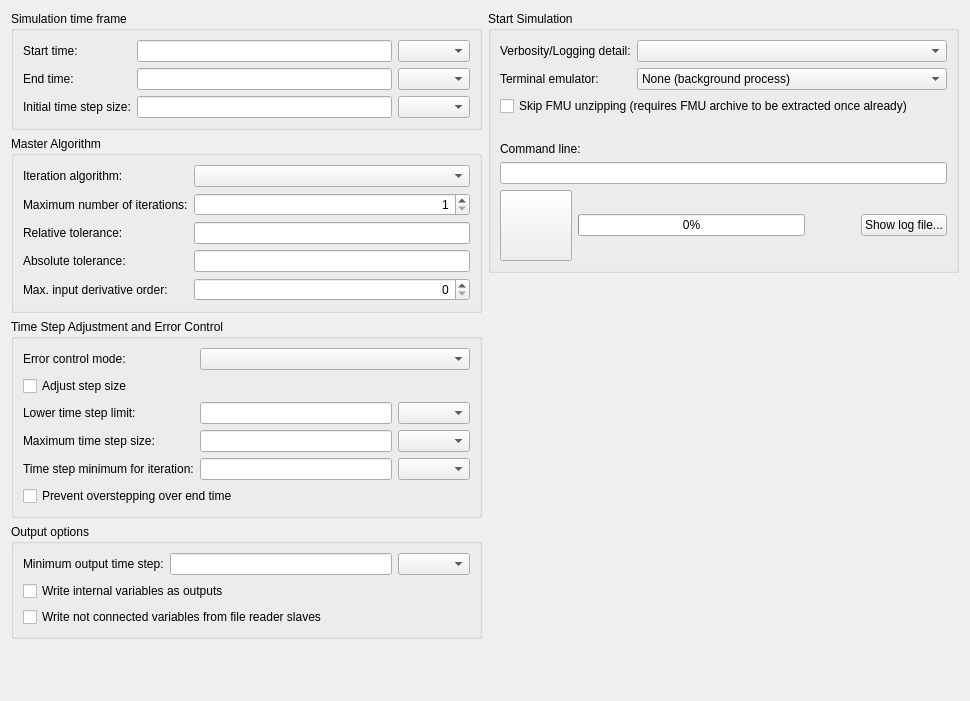
<?xml version="1.0" encoding="UTF-8"?>
<ui version="4.0">
 <class>MSIMViewSimulation</class>
 <widget class="QWidget" name="MSIMViewSimulation">
  <property name="geometry">
   <rect>
    <x>0</x>
    <y>0</y>
    <width>970</width>
    <height>701</height>
   </rect>
  </property>
  <property name="windowTitle">
   <string>Form</string>
  </property>
  <layout class="QGridLayout" name="gridLayout_6">
   <item row="0" column="0" rowspan="2">
    <layout class="QVBoxLayout" name="verticalLayout">
     <item>
      <widget class="QGroupBox" name="groupBox">
       <property name="title">
        <string>Simulation time frame</string>
       </property>
       <layout class="QGridLayout" name="gridLayout_2">
        <item row="0" column="2">
         <widget class="QComboBox" name="comboBoxStartTimeUnit"/>
        </item>
        <item row="1" column="2">
         <widget class="QComboBox" name="comboBoxEndTimeUnit"/>
        </item>
        <item row="1" column="1">
         <widget class="QLineEdit" name="lineEditEndTime"/>
        </item>
        <item row="1" column="0">
         <widget class="QLabel" name="label_2">
          <property name="text">
           <string>End time:</string>
          </property>
         </widget>
        </item>
        <item row="0" column="1">
         <widget class="QLineEdit" name="lineEditStartTime"/>
        </item>
        <item row="0" column="0">
         <widget class="QLabel" name="label">
          <property name="text">
           <string>Start time:</string>
          </property>
         </widget>
        </item>
        <item row="2" column="0">
         <widget class="QLabel" name="label_15">
          <property name="text">
           <string>Initial time step size:</string>
          </property>
         </widget>
        </item>
        <item row="2" column="1">
         <widget class="QLineEdit" name="lineEditDtStart"/>
        </item>
        <item row="2" column="2">
         <widget class="QComboBox" name="comboBoxDtStartUnit"/>
        </item>
       </layout>
      </widget>
     </item>
     <item>
      <widget class="QGroupBox" name="groupBox_2">
       <property name="title">
        <string>Master Algorithm</string>
       </property>
       <layout class="QGridLayout" name="gridLayout_4">
        <item row="0" column="0">
         <widget class="QLabel" name="label_4">
          <property name="text">
           <string>Iteration algorithm:</string>
          </property>
         </widget>
        </item>
        <item row="0" column="1">
         <widget class="QComboBox" name="comboBoxMasterAlgorithm"/>
        </item>
        <item row="1" column="0">
         <widget class="QLabel" name="label_5">
          <property name="toolTip">
           <string>A value of 1 disables iteration</string>
          </property>
          <property name="text">
           <string>Maximum number of iterations:</string>
          </property>
         </widget>
        </item>
        <item row="1" column="1">
         <widget class="QSpinBox" name="spinBoxMaxIteration">
          <property name="alignment">
           <set>Qt::AlignmentFlag::AlignRight|Qt::AlignmentFlag::AlignTrailing|Qt::AlignmentFlag::AlignVCenter</set>
          </property>
          <property name="minimum">
           <number>1</number>
          </property>
          <property name="maximum">
           <number>100</number>
          </property>
         </widget>
        </item>
        <item row="2" column="0">
         <widget class="QLabel" name="label_6">
          <property name="text">
           <string>Relative tolerance:</string>
          </property>
         </widget>
        </item>
        <item row="2" column="1">
         <widget class="QLineEdit" name="lineEditRelTol"/>
        </item>
        <item row="3" column="0">
         <widget class="QLabel" name="label_7">
          <property name="text">
           <string>Absolute tolerance:</string>
          </property>
         </widget>
        </item>
        <item row="3" column="1">
         <widget class="QLineEdit" name="lineEditAbsTol"/>
        </item>
        <item row="4" column="0">
         <widget class="QLabel" name="labelMaxInputDerivativeOrder">
          <property name="toolTip">
           <string>Maximum order of output derivatives passed to inputs of FMUs that can interpolate inputs. A value of 0 disables passing of derivatives.</string>
          </property>
          <property name="text">
           <string>Max. input derivative order:</string>
          </property>
         </widget>
        </item>
        <item row="4" column="1">
         <widget class="QSpinBox" name="spinBoxMaxInputDerivativeOrder">
          <property name="alignment">
           <set>Qt::AlignmentFlag::AlignRight|Qt::AlignmentFlag::AlignTrailing|Qt::AlignmentFlag::AlignVCenter</set>
          </property>
          <property name="minimum">
           <number>0</number>
          </property>
          <property name="maximum">
           <number>3</number>
          </property>
         </widget>
        </item>
       </layout>
      </widget>
     </item>
     <item>
      <widget class="QGroupBox" name="groupBox_4">
       <property name="title">
        <string>Time Step Adjustment and Error Control</string>
       </property>
       <layout class="QGridLayout" name="gridLayout_5">
        <item row="2" column="2">
         <widget class="QComboBox" name="comboBoxMinDtUnit"/>
        </item>
        <item row="2" column="0">
         <widget class="QLabel" name="label_12">
          <property name="text">
           <string>Lower time step limit:</string>
          </property>
         </widget>
        </item>
        <item row="1" column="0" colspan="3">
         <widget class="QCheckBox" name="checkBoxAdjustStepSize">
          <property name="toolTip">
           <string>Can be checked when error-based time step adjustment is off and iteration algorithm is enabled.</string>
          </property>
          <property name="text">
           <string>Adjust step size</string>
          </property>
         </widget>
        </item>
        <item row="4" column="0">
         <widget class="QLabel" name="label_14">
          <property name="text">
           <string>Time step minimum for iteration:</string>
          </property>
         </widget>
        </item>
        <item row="3" column="2">
         <widget class="QComboBox" name="comboBoxMaxDtUnit"/>
        </item>
        <item row="4" column="2">
         <widget class="QComboBox" name="comboBoxDtIterLimitUnit"/>
        </item>
        <item row="0" column="1" colspan="2">
         <widget class="QComboBox" name="comboBoxErrorControl"/>
        </item>
        <item row="3" column="0">
         <widget class="QLabel" name="label_13">
          <property name="text">
           <string>Maximum time step size:</string>
          </property>
         </widget>
        </item>
        <item row="2" column="1">
         <widget class="QLineEdit" name="lineEditDtMin">
          <property name="toolTip">
           <string>If time step is reduced below this limit, simulation is stopped.</string>
          </property>
         </widget>
        </item>
        <item row="0" column="0">
         <widget class="QLabel" name="label_11">
          <property name="text">
           <string>Error control mode:</string>
          </property>
         </widget>
        </item>
        <item row="3" column="1">
         <widget class="QLineEdit" name="lineEditDtMax"/>
        </item>
        <item row="4" column="1">
         <widget class="QLineEdit" name="lineEditDtIterLimit"/>
        </item>
        <item row="5" column="0" colspan="3">
         <widget class="QCheckBox" name="checkBoxPreventOversteppingOfEndTime">
          <property name="toolTip">
           <string>When enabled, the last time step will be shortened so that the last interval ends exactly at the desired end point. Use this only as compatibility option for specific FMUs since it potentially violates the constant-time-step rule.</string>
          </property>
          <property name="text">
           <string>Prevent overstepping over end time</string>
          </property>
         </widget>
        </item>
       </layout>
      </widget>
     </item>
     <item>
      <widget class="QGroupBox" name="groupBox_3">
       <property name="title">
        <string>Output options</string>
       </property>
       <layout class="QGridLayout" name="gridLayout_3">
        <item row="0" column="0">
         <widget class="QLabel" name="label_8">
          <property name="text">
           <string>Minimum output time step:</string>
          </property>
         </widget>
        </item>
        <item row="1" column="0" colspan="3">
         <widget class="QCheckBox" name="checkBoxWriteInternalVariables">
          <property name="text">
           <string>Write internal variables as outputs</string>
          </property>
         </widget>
        </item>
        <item row="0" column="2">
         <widget class="QComboBox" name="comboBoxDtOutputUnit"/>
        </item>
        <item row="0" column="1">
         <widget class="QLineEdit" name="lineEditDtOutput"/>
        </item>
        <item row="2" column="0" colspan="3">
         <widget class="QCheckBox" name="checkBoxWriteUnconnectedVariables">
          <property name="text">
           <string>Write not connected variables from file reader slaves</string>
          </property>
         </widget>
        </item>
       </layout>
      </widget>
     </item>
     <item>
      <spacer name="verticalSpacer_2">
       <property name="orientation">
        <enum>Qt::Orientation::Vertical</enum>
       </property>
       <property name="sizeHint" stdset="0">
        <size>
         <width>20</width>
         <height>40</height>
        </size>
       </property>
      </spacer>
     </item>
    </layout>
   </item>
   <item row="0" column="1">
    <widget class="QGroupBox" name="groupBox_5">
     <property name="title">
      <string>Start Simulation</string>
     </property>
     <layout class="QVBoxLayout" name="verticalLayout_2">
      <item>
       <layout class="QGridLayout" name="gridLayout">
        <item row="0" column="1">
         <widget class="QComboBox" name="comboBoxVerbosityLevel"/>
        </item>
        <item row="1" column="1">
         <widget class="QComboBox" name="comboBoxTermEmulator">
          <property name="sizePolicy">
           <sizepolicy hsizetype="Expanding" vsizetype="Fixed">
            <horstretch>0</horstretch>
            <verstretch>0</verstretch>
           </sizepolicy>
          </property>
          <item>
           <property name="text">
            <string>None (background process)</string>
           </property>
          </item>
          <item>
           <property name="text">
            <string>XTerm</string>
           </property>
          </item>
          <item>
           <property name="text">
            <string>Gnome Terminal</string>
           </property>
          </item>
          <item>
           <property name="text">
            <string>Ptyxis</string>
           </property>
          </item>
         </widget>
        </item>
        <item row="1" column="0">
         <widget class="QLabel" name="labelTerminalEmulator">
          <property name="text">
           <string>Terminal emulator:</string>
          </property>
         </widget>
        </item>
        <item row="0" column="0">
         <widget class="QLabel" name="label_9">
          <property name="text">
           <string>Verbosity/Logging detail:</string>
          </property>
         </widget>
        </item>
        <item row="2" column="0" colspan="2">
         <widget class="QCheckBox" name="checkBoxSkipUnzip">
          <property name="text">
           <string>Skip FMU unzipping (requires FMU archive to be extracted once already)</string>
          </property>
         </widget>
        </item>
       </layout>
      </item>
      <item>
       <spacer name="verticalSpacer_3">
        <property name="orientation">
         <enum>Qt::Orientation::Vertical</enum>
        </property>
        <property name="sizeType">
         <enum>QSizePolicy::Policy::Fixed</enum>
        </property>
        <property name="sizeHint" stdset="0">
         <size>
          <width>20</width>
          <height>20</height>
         </size>
        </property>
       </spacer>
      </item>
      <item>
       <widget class="QLabel" name="label_3">
        <property name="text">
         <string>Command line:</string>
        </property>
       </widget>
      </item>
      <item>
       <widget class="QLineEdit" name="lineEditCommandLine">
        <property name="readOnly">
         <bool>true</bool>
        </property>
       </widget>
      </item>
      <item>
       <layout class="QHBoxLayout" name="horizontalLayout">
        <item>
         <widget class="QToolButton" name="toolButtonStartInTerminal">
          <property name="toolTip">
           <string>Starts the simulation.</string>
          </property>
          <property name="icon">
           <iconset resource="../resources/MasterSimulator.qrc">
            <normaloff>:/gfx/actions/64x64/simStart.png</normaloff>:/gfx/actions/64x64/simStart.png</iconset>
          </property>
          <property name="iconSize">
           <size>
            <width>64</width>
            <height>64</height>
           </size>
          </property>
         </widget>
        </item>
        <item>
         <widget class="QProgressBar" name="progressBarSimulation">
          <property name="sizePolicy">
           <sizepolicy hsizetype="Expanding" vsizetype="Fixed">
            <horstretch>0</horstretch>
            <verstretch>0</verstretch>
           </sizepolicy>
          </property>
          <property name="toolTip">
           <string>Progress of the simulation running in the background.</string>
          </property>
          <property name="value">
           <number>0</number>
          </property>
         </widget>
        </item>
        <item>
         <spacer name="horizontalSpacer">
          <property name="orientation">
           <enum>Qt::Orientation::Horizontal</enum>
          </property>
          <property name="sizeType">
           <enum>QSizePolicy::Policy::Preferred</enum>
          </property>
          <property name="sizeHint" stdset="0">
           <size>
            <width>50</width>
            <height>20</height>
           </size>
          </property>
         </spacer>
        </item>
        <item>
         <widget class="QPushButton" name="pushButtonShowLogfile">
          <property name="text">
           <string>Show log file...</string>
          </property>
         </widget>
        </item>
       </layout>
      </item>
     </layout>
    </widget>
   </item>
   <item row="1" column="1">
    <spacer name="verticalSpacer">
     <property name="orientation">
      <enum>Qt::Orientation::Vertical</enum>
     </property>
     <property name="sizeHint" stdset="0">
      <size>
       <width>20</width>
       <height>392</height>
      </size>
     </property>
    </spacer>
   </item>
  </layout>
 </widget>
 <tabstops>
  <tabstop>lineEditStartTime</tabstop>
  <tabstop>comboBoxStartTimeUnit</tabstop>
  <tabstop>lineEditEndTime</tabstop>
  <tabstop>comboBoxEndTimeUnit</tabstop>
  <tabstop>lineEditDtStart</tabstop>
  <tabstop>comboBoxDtStartUnit</tabstop>
  <tabstop>comboBoxMasterAlgorithm</tabstop>
  <tabstop>spinBoxMaxIteration</tabstop>
  <tabstop>lineEditRelTol</tabstop>
  <tabstop>lineEditAbsTol</tabstop>
  <tabstop>spinBoxMaxInputDerivativeOrder</tabstop>
  <tabstop>comboBoxErrorControl</tabstop>
  <tabstop>checkBoxAdjustStepSize</tabstop>
  <tabstop>lineEditDtMin</tabstop>
  <tabstop>comboBoxMinDtUnit</tabstop>
  <tabstop>lineEditDtMax</tabstop>
  <tabstop>comboBoxMaxDtUnit</tabstop>
  <tabstop>lineEditDtIterLimit</tabstop>
  <tabstop>comboBoxDtIterLimitUnit</tabstop>
  <tabstop>checkBoxPreventOversteppingOfEndTime</tabstop>
  <tabstop>lineEditDtOutput</tabstop>
  <tabstop>comboBoxDtOutputUnit</tabstop>
  <tabstop>checkBoxWriteInternalVariables</tabstop>
  <tabstop>comboBoxVerbosityLevel</tabstop>
  <tabstop>comboBoxTermEmulator</tabstop>
  <tabstop>lineEditCommandLine</tabstop>
  <tabstop>toolButtonStartInTerminal</tabstop>
  <tabstop>pushButtonShowLogfile</tabstop>
 </tabstops>
 <resources>
  <include location="../resources/MasterSimulator.qrc"/>
 </resources>
 <connections/>
</ui>
